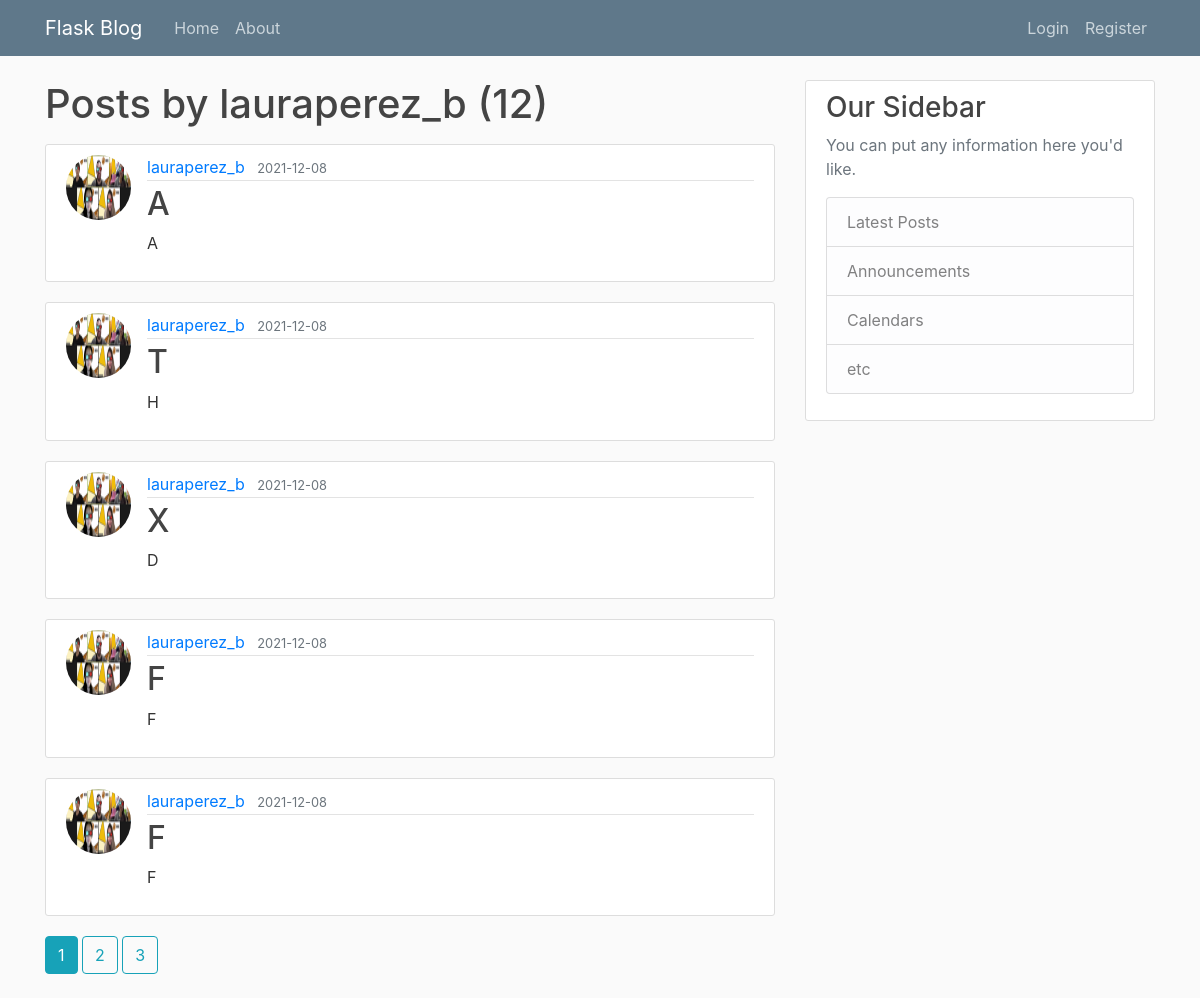
The app's page /user/lauraperez_b with its own data.
### website/database.py (models this page shows, shortened)
class User(db.Model, UserMixin):
    id = db.Column(db.Integer, primary_key=True)
    username = db.Column(db.String(20), unique=True, nullable=False)
    email = db.Column(db.String(120), unique=True, nullable=False)
    image_file = db.Column(db.String(20), nullable=False, default='default.jpg')
    password = db.Column(db.String(60), nullable=False)
    posts = db.relationship('Post', backref='author', lazy=True)

class Post(db.Model):
    id = db.Column(db.Integer, primary_key=True)
    title = db.Column(db.String(100), nullable=False)
    date_posted = db.Column(db.DateTime, nullable=False, default=datetime.utcnow)
    content = db.Column(db.Text, nullable=False)
    user_id = db.Column(db.Integer, db.ForeignKey('user.id'), nullable=False)

### website/routes.py (the view)
@app.route("/user/<string:username>")
def user_post(username):
    page = request.args.get('page', 1, type=int) # Get the arguments of the page number
    user = User.query.filter_by(username=username).first_or_404()
    posts = Post.query.filter_by(author=user).order_by(Post.date_posted.desc()).paginate(page=page, per_page=5)
    return render_template('user_post.html', posts=posts, user=user) # Render template getting the posts from the database

### website/templates/user_post.html
{% extends "layout.html" %}
{% block content %}
    <h1 class="mb-3">Posts by {{user.username}} ({{ posts.total }})</h1>
    {% for post in posts.items %}
        <article class="media content-section">
          <img class='rounded-circle article-img' src="{{ url_for('static', filename = 'profile_pics/' + post.author.image_file )}}">
          <div class="media-body">
            <div class="article-metadata">
              <a class="mr-2" href="{{ url_for('user_post', username=post.author.username )}}">{{ post.author.username }}</a>
              <small class="text-muted">{{ post.date_posted.strftime('%Y-%m-%d') }}</small>
            </div>
            <h2><a class="article-title" href="{{ url_for('post', post_id=post.id ) }}">{{ post.title }}</a></h2>
            <p class="article-content">{{ post.content }}</p>
          </div>
        </article>
    {% endfor %}
    {% for page_num in posts.iter_pages(left_edge=1, right_edge=1, left_current=1, right_current=2) %}
      {% if page_num %}
        {% if posts.page == page_num %}
          <a class="btn btn-info mb-4" href="{{ url_for('user_post', username=user.username, page=page_num)}}">{{ page_num }}</a>
        {% else %}
        <a class="btn btn-outline-info mb-4" href="{{ url_for('user_post', username=user.username, page=page_num)}}">{{ page_num }}</a>
        {% endif %}
      {% else %}
        ...
      {% endif %}
    {% endfor%}
{% endblock content %}

### website/static/main.css (style rules this page uses)
body { background: #fafafa; color: #333333; margin-top: 5rem; }
h1, h2, h3, h4, h5, h6 { color: #444444; }
.content-section { background: #ffffff; padding: 10px 20px; border: 1px solid #dddddd; border-radius: 3px; margin-bottom: 20px; }
.article-title { color: #444444; }
.article-content { white-space: pre-line; }
.article-img { height: 65px; width: 65px; margin-right: 16px; }
.article-metadata { padding-bottom: 1px; margin-bottom: 4px; border-bottom: 1px solid #e3e3e3 }

### records on screen
User: username "lauraperez_b"
Post: image_file (picture), author.username "lauraperez_b", date_posted "2021-12-08", title "A", content "A"
Post: image_file (picture), author.username "lauraperez_b", date_posted "2021-12-08", title "T", content "H"
Post: image_file (picture), author.username "lauraperez_b", date_posted "2021-12-08", title "X", content "D"
Post: image_file (picture), author.username "lauraperez_b", date_posted "2021-12-08", title "F", content "F"
Post: image_file (picture), author.username "lauraperez_b", date_posted "2021-12-08", title "F", content "F"

### other values on screen
{{ posts.total }} "12"
{{ page_num }} "1"
{{ page_num }} "2" "3"
